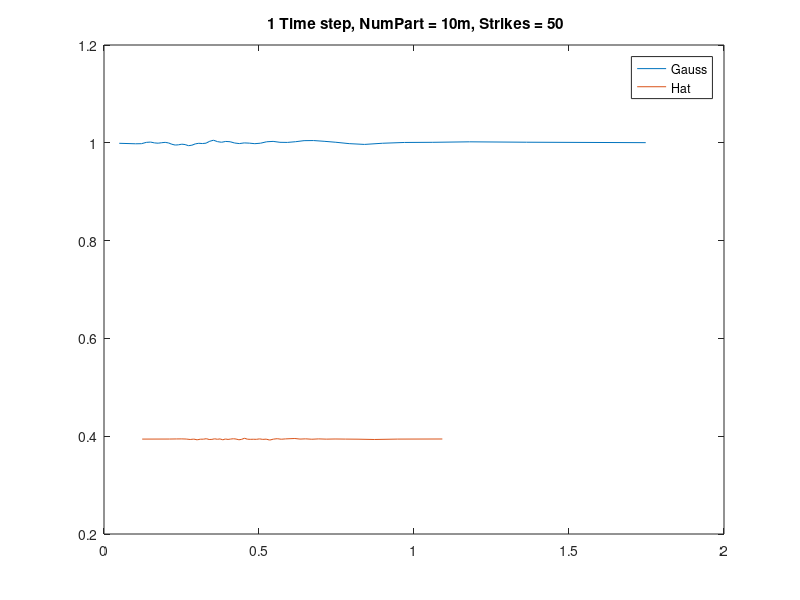

MATLAB code to generate this figure:
% 1 time step
% 10 m particles
% hat kernel
% 50 strikes

eh = [0.3941 0.3942 0.3944 0.3945 0.3942 0.3933 0.3941 0.3926 0.3939 0.3939 0.3949 0.3933 0.3935 0.3947 0.3937 0.3945 0.3926 0.3943 0.3934 0.3942 0.3948 0.3942 0.3927 0.3935 0.3959 0.3939 0.3936 0.3938 0.3936 0.3945 0.3935 0.3940 0.3921 0.3940 0.3949 0.3938 0.3945 0.3949 0.3953 0.3941 0.3946 0.3938 0.3945 0.3940 0.3943 0.3941 0.3939 0.3933 0.3941 0.3943 ];
sh = [0.1232 0.2116 0.2341 0.2510 0.2653 0.2780 0.2896 0.3005 0.3107 0.3205 0.3300 0.3391 0.3481 0.3570 0.3657 0.3743 0.3829 0.3915 0.4001 0.4087 0.4174 0.4261 0.4350 0.4439 0.4530 0.4623 0.4718 0.4815 0.4914 0.5017 0.5122 0.5232 0.5345 0.5464 0.5588 0.5718 0.5855 0.6001 0.6156 0.6323 0.6504 0.6703 0.6923 0.7171 0.7454 0.7788 0.8194 0.8720 0.9474 1.0914 ];

eg = [0.9990 0.9980 0.9982 1.0009 1.0015 0.9998 0.9992 1.0002 1.0009 0.9997 0.9970 0.9954 0.9959 0.9972 0.9964 0.9941 0.9951 0.9978 0.9990 0.9985 0.9992 1.0031 1.0053 1.0024 1.0011 1.0028 1.0022 0.9996 0.9984 0.9998 0.9993 0.9982 0.9992 1.0021 1.0029 1.0010 1.0008 1.0022 1.0044 1.0046 1.0031 1.0011 0.9983 0.9967 0.9991 1.0007 1.0010 1.0020 1.0012 1.0003 ];
sg = [0.0492 0.1017 0.1209 0.1365 0.1502 0.1628 0.1748 0.1863 0.1974 0.2083 0.2190 0.2297 0.2403 0.2510 0.2617 0.2725 0.2834 0.2945 0.3057 0.3172 0.3289 0.3410 0.3533 0.3660 0.3791 0.3926 0.4067 0.4213 0.4365 0.4524 0.4690 0.4865 0.5050 0.5246 0.5455 0.5677 0.5916 0.6174 0.6454 0.6760 0.7100 0.7479 0.7909 0.8404 0.8988 0.9694 1.0588 1.1794 1.3627 1.7475 ];


plot(sg, eg, sh, eh)

% hold
% plot(stg2, eg2)
% hold
% plot(stg3, eg3)

legend('Gauss', 'Hat' )
title(' 1 Time step, NumPart = 10m, Strikes = 50')